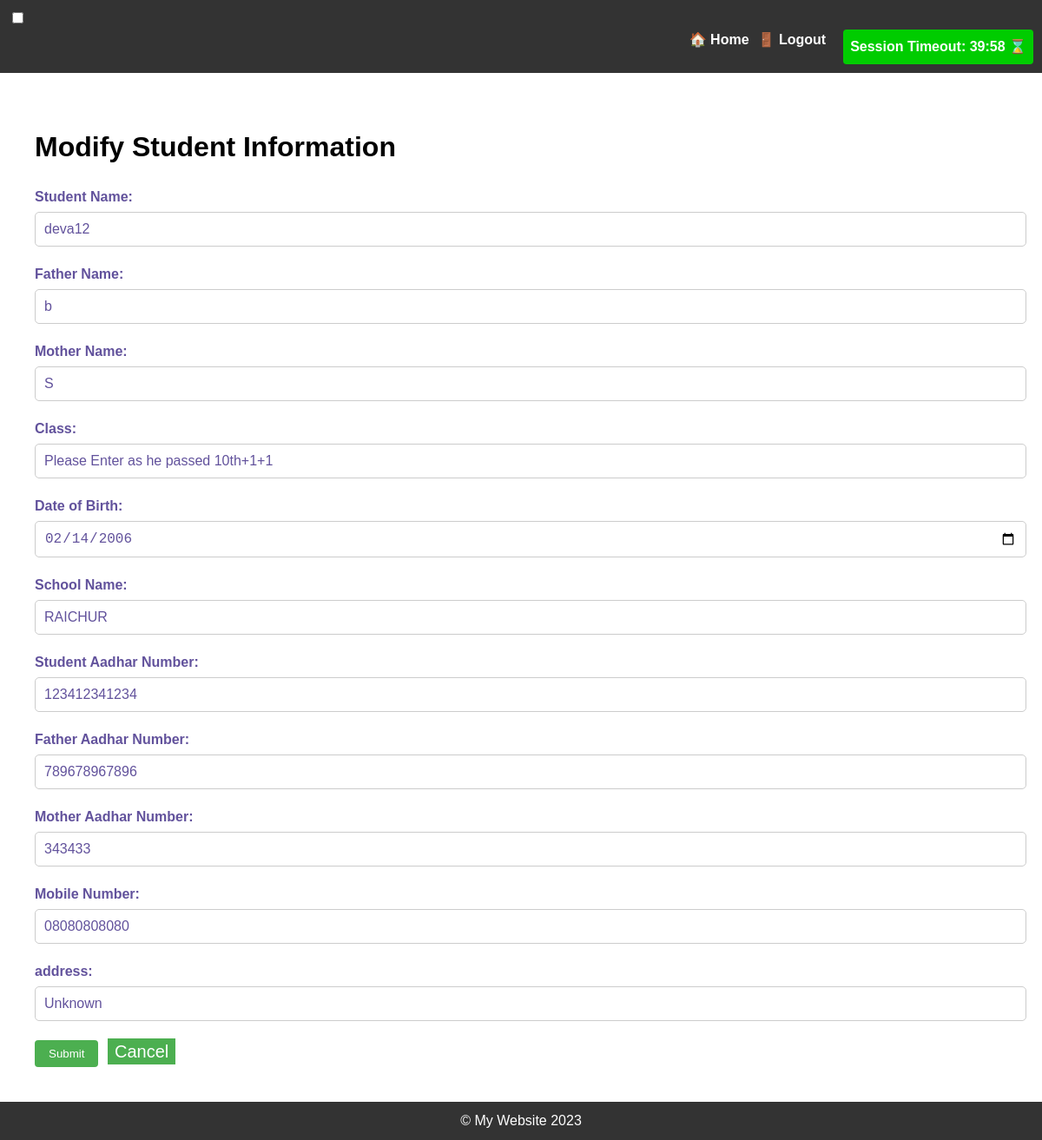
The page /modify_student/21/ on the database its author committed.
### studentsdataform/models.py (models this page shows, shortened)
class Student(models.Model):
    student_name = models.CharField(max_length=150)
    father_name = models.CharField(max_length=150)
    mother_name = models.CharField(max_length=150)
    student_class = models.CharField(max_length=150)
    school_name = models.CharField(max_length=150)
    student_aadhar = models.CharField(max_length=150)
    father_aadhar = models.CharField(max_length=150)
    mother_aadhar = models.CharField(max_length=150)
    mobile_number = models.CharField(max_length=150)
    dob = models.DateField(null=True, blank=True)
    age = models.IntegerField(null=True, blank=True)
    address=models.CharField(max_length=500, default='Unknown')

### studentsdataform/views.py (the view)
# urls.py: path('modify_student/<int:student_id>/', views.modify_student, name='modify_student'),
def modify_student(request, student_id):
    student = get_object_or_404(Student, id=student_id)
    if request.method == 'POST':
        form = StudentForm(request.POST, instance=student)
        if form.is_valid():
            form.save()
            return redirect('studentsdataform:student_list')
    else:
        form = StudentForm(instance=student)
    context = {'form': form, 'student': student}
    return render(request, 'modify_student.html', context)

### studentsdataform/forms.py
class StudentForm(forms.ModelForm):
    dob = forms.DateField(widget=forms.TextInput(attrs={'class': 'datepicker'}))
    class Meta:
        model = Student
        fields = ['student_name',
                   'father_name',
                     'mother_name',
                     'student_class',
                     'school_name',
                     'student_aadhar',
                     'father_aadhar',
                       'mother_aadhar',
                       'mobile_number',
                       'dob',
                       'age',
                       'address'
                       ]

### templates/modify_student.html (shortened to what this page needs)
{% extends 'base.html' %}
{% block content %}
  <div class="container mt-5">
    <h1 class="text-center mb-5">Modify Student Information</h1>
    <form method="POST" class="card p-5">
    <link rel="stylesheet" href="https://code.jquery.com/ui/1.13.0/themes/smoothness/jquery-ui.css">
      <div class="mb-3">
        <label for="student_name" class="form-label">Student Name:</label>
        <input type="text" id="student_name" name="student_name" value="{{ student.student_name }}" class="form-control">
      </div>
      <div class="mb-3">
        <label for="father_name" class="form-label">Father Name:</label>
        <input type="text" id="father_name" name="father_name" value="{{ student.father_name }}" class="form-control">
      </div>
      <div class="mb-3">
        <label for="mother_name" class="form-label">Mother Name:</label>
        <input type="text" id="mother_name" name="mother_name" value="{{ student.mother_name }}" class="form-control">
      </div>
      <div class="mb-3">
        <label for="student_class" class="form-label">Class:</label>
        <input type="text" id="student_class" name="student_class" value="{{ student.student_class }}" class="form-control">
      </div>
      <div class="mb-3">
        <label for="dob" class="form-label">Date of Birth:</label>
        <input type="date" id="dob" name="dob" value="{{ student.dob|date:'Y-m-d' }}" class="form-control">
      </div>
      <div class="mb-3">
        <label for="school_name" class="form-label">School Name:</label>
        <input type="text" id="school_name" name="school_name" value="{{ student.school_name }}" class="form-control">
      </div>
      <div class="mb-3">
        <label for="student_aadhar" class="form-label">Student Aadhar Number:</label>
        <input type="text" id="student_aadhar" name="student_aadhar" value="{{ student.student_aadhar }}" class="form-control">
      </div>
      <div class="mb-3">
        <label for="father_aadhar" class="form-label">Father Aadhar Number:</label>
        <input type="text" id="father_aadhar" name="father_aadhar" value="{{ student.father_aadhar }}" class="form-control">
      </div>
      <div class="mb-3">
        <label for="mother_aadhar" class="form-label">Mother Aadhar Number:</label>
        <input type="text" id="mother_aadhar" name="mother_aadhar"  value="{{ student.mother_aadhar }}" class="form-control">
      </div>
      <div class="mb-3">
        <label for="mobile_number" class="form-label">Mobile Number:</label>
        <input type="text" id="mobile_number"  name="mobile_number" value="{{ student.mobile_number  }}" class="form-control">
      </div>
      <div class="mb-3">
        <label for="address" class="form-label">address:</label>
        <input type="text" id="address"  name="address" value="{{ student.address  }}" class="form-control">
      </div>
      <div class="d-grid gap-2">
        <button type="submit" class="btn btn-primary btn-lg mt-3">Submit</button>
        <a href="{% url 'studentsdataform:student_list' %}" style="text-decoration: none; color: white; background-color: #4CAF50; padding: 4px 8px; font-size: 20px; margin-left: 6px;">Cancel</a>
      </div>
    </form>
  {% endblock %}

### templates/base.html (style rules this page uses)
body { font-family: Arial, Helvetica, sans-serif; font-size: 16px; line-height: 1.5; margin: 0; padding: 0; }
.container { padding: 20px; }
input[type="text"] { padding: 8px; border: 1px solid #ccc; border-radius: 4px; margin-right: 10px; }
button[type="submit"] { background-color: #4CAF50; color: white; padding: 8px 16px; border: none; border-radius: 4px; cursor: pointer; }

### templates/modify_student.html (style rules this page uses)
label { display: block; margin-bottom: 5px; font-weight: bold; font-size: 16px; color: #62529c; }
input[type=text], input[type=number], input[type=date] { width: 100%; padding: 10px; border-radius: 5px; border: 1px solid #ccc; margin-bottom: 20px; font-size: 16px; color: #62529c; }

### rows shown on the page
Student: student_name "deva12", father_name "b", mother_name "S", student_class "Please Enter as he passed 10th+1+1", dob "02/14/2006", school_name "RAICHUR", student_aadhar "123412341234", father_aadhar "789678967896", mother_aadhar "343433", mobile_number "08080808080", address "Unknown"
